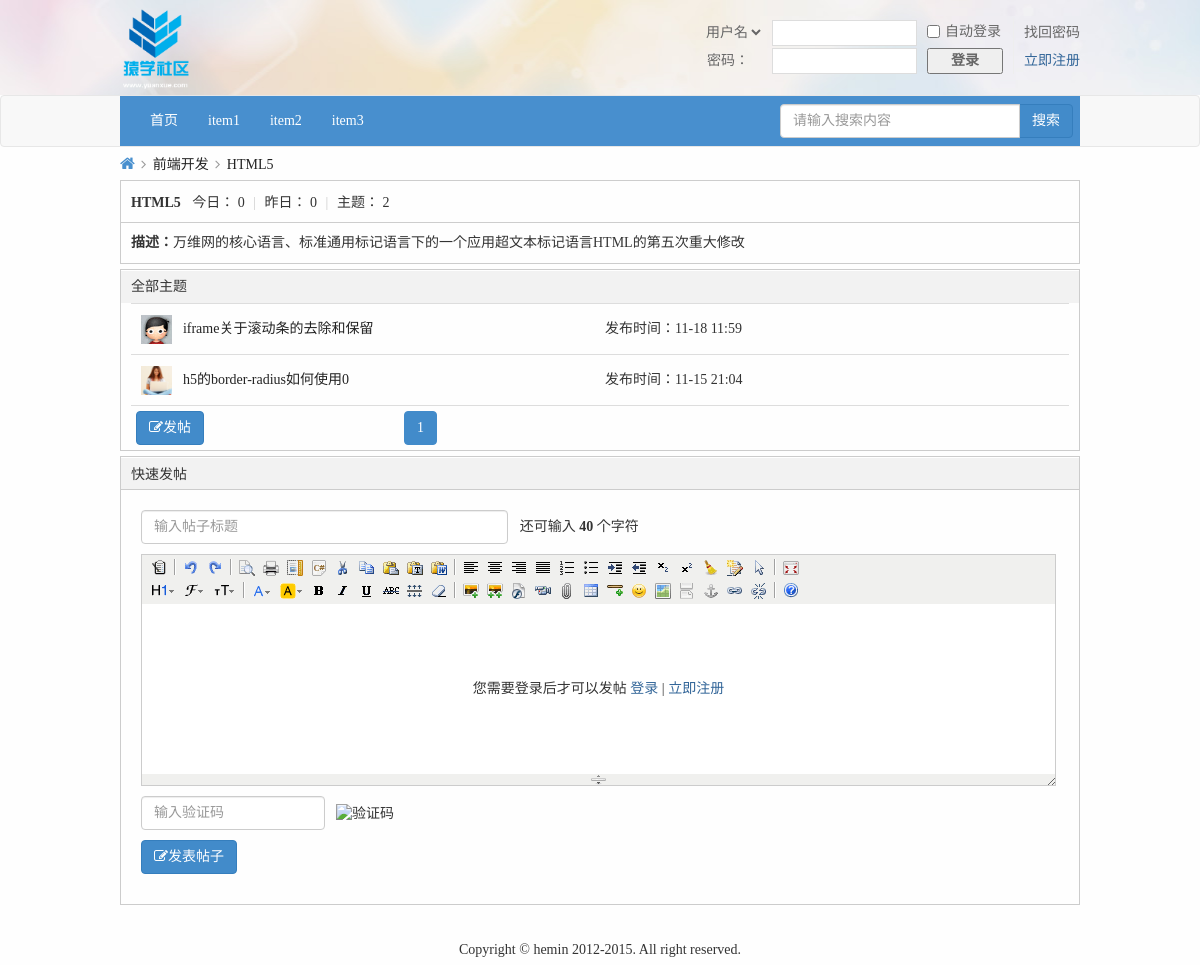
Page /sModuleList.php?sid=1 on the earlier database version.
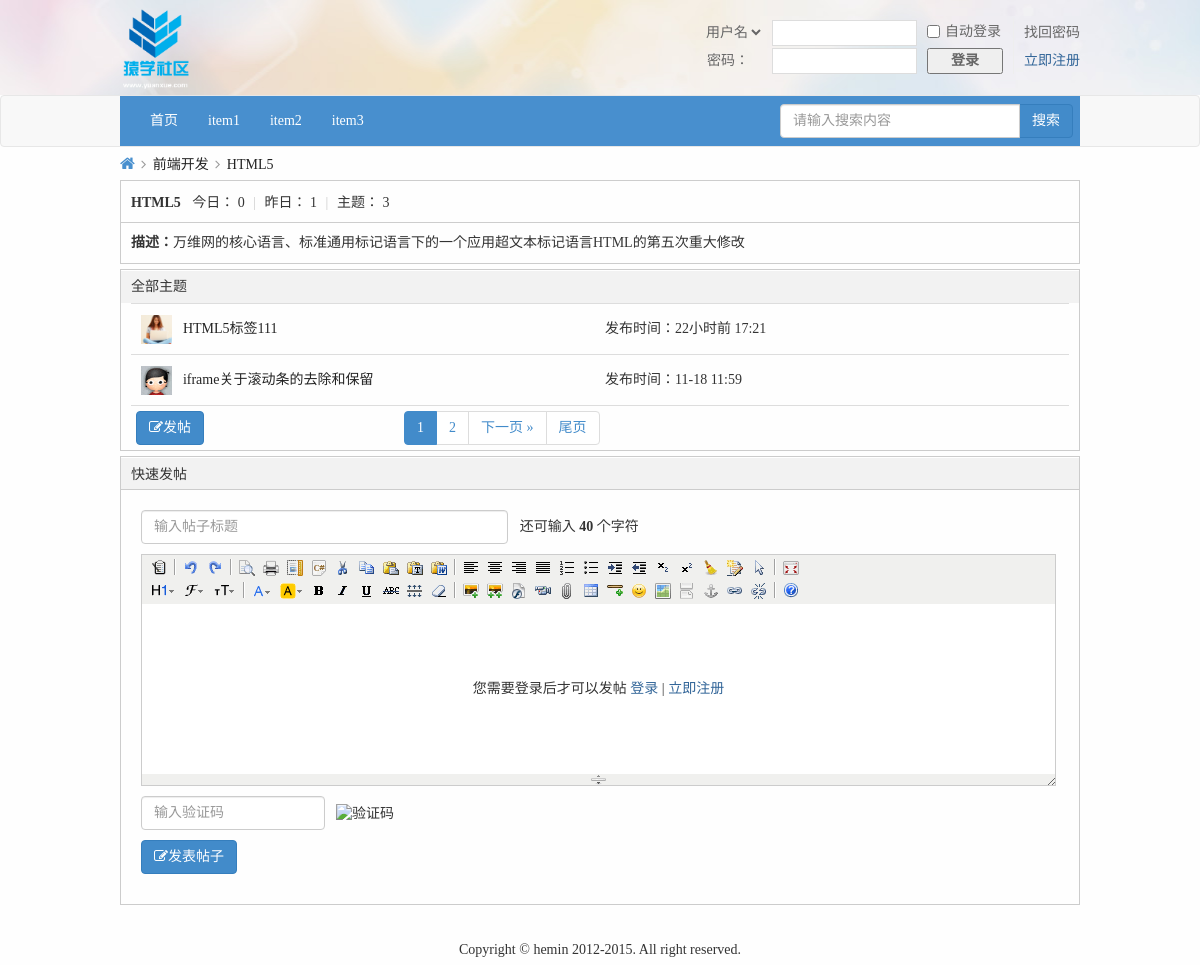
Same page on the later database version.
### tables this page shows
CREATE TABLE IF NOT EXISTS `post` (
  `postId` int(11) NOT NULL AUTO_INCREMENT COMMENT '帖子id',
  `postTitle` varchar(200) NOT NULL COMMENT '帖子标题',
  `postContent` varchar(2000) NOT NULL COMMENT '帖子内容',
  `postTime` datetime NOT NULL COMMENT '发帖时间',
  `tsmoduleId` int(11) NOT NULL COMMENT '所属子版块的id',
  `times` int(11) NOT NULL COMMENT '浏览次数',
  `postuid` int(11) NOT NULL COMMENT '发帖人id',
  `isTop` int(11) NOT NULL DEFAULT '0' COMMENT '是否置顶',
  `isBoutique` int(11) NOT NULL DEFAULT '0' COMMENT '是否加精',
  `updateTime` datetime NOT NULL COMMENT '当前条帖子有回复就更新',
  PRIMARY KEY (`postId`)
);

CREATE TABLE IF NOT EXISTS `user` (
  `id` int(20) NOT NULL AUTO_INCREMENT COMMENT '唯一标识符',
  `name` varchar(200) NOT NULL COMMENT '用户名称',
  `psw` varchar(200) NOT NULL COMMENT '用户密码',
  `sex` varchar(200) NOT NULL DEFAULT '未填写' COMMENT '用户性别',
  `email` varchar(200) NOT NULL COMMENT '邮箱地址',
  `qq` varchar(200) NOT NULL DEFAULT '未填写' COMMENT '用户qq',
  `photo` varchar(200) NOT NULL COMMENT '用户头像',
  `level` int(11) NOT NULL DEFAULT '0' COMMENT '用户权限',
  `reallyName` varchar(200) NOT NULL DEFAULT '未填写' COMMENT '用户真实姓名',
  `birthday` varchar(200) NOT NULL DEFAULT '未填写' COMMENT '用户生日',
  `homeplace` varchar(200) NOT NULL DEFAULT '未填写' COMMENT '用户出生地',
  `bloodType` varchar(200) NOT NULL DEFAULT '未填写' COMMENT '用户血型',
  `fixedTel` varchar(200) NOT NULL DEFAULT '未填写' COMMENT '用户固定电话',
  `phone` varchar(200) NOT NULL DEFAULT '未填写' COMMENT '用户电话',
  `website` varchar(200) NOT NULL DEFAULT 'http://' COMMENT '用户主页',
  `school` varchar(200) NOT NULL DEFAULT '未填写' COMMENT '用户毕业学校',
  `degree` varchar(200) NOT NULL DEFAULT '未填写' COMMENT '用户学历',
  `company` varchar(200) NOT NULL DEFAULT '未填写' COMMENT '用户公司',
  `profession` varchar(200) NOT NULL DEFAULT '未填写' COMMENT '用户职业',
  `job` varchar(200) NOT NULL DEFAULT '未填写' COMMENT '用户职位',
  `income` varchar(200) NOT NULL DEFAULT '未填写' COMMENT '用户年收入',
  `registerTime` datetime NOT NULL COMMENT '注册时间',
  `lastLogin` datetime NOT NULL COMMENT '最后一次登录时间',
  PRIMARY KEY (`id`)
);

### inc/mysql.func.php (called while the page is built, shortened)
<?php
    function execute($link, $sql){
        $result = mysqli_query($link, $sql);
        return $result;
    }
    function nums($link, $sql){
        return mysqli_num_rows(execute($link, $sql));
    }
    function fetch_array($result){
        return mysqli_fetch_assoc($result);
    }
?>

### sModuleList.php (the view, shortened to what the changed rows need)
<!DOCTYPE html>
<html lang="en">
<head>
    <link rel="stylesheet" href="font/css/font-awesome.min.css">
    <link rel="stylesheet" href="css/bootstrap/css/bootstrap.min.css">
    <link rel="stylesheet" href="css/common.css">
    <link rel="stylesheet" href="css/pModuleList.css">
    <link rel="stylesheet" href="css/sModuleList.css">
</head>
<?php
    $link = connect();
    $sql_sel = "select * from sub_Module where sid={$_GET['sid']}";
    $result_sel = execute($link, $sql_sel);
    $data_sm = fetch_array($result_sel);
    $post_total = "select * from post where tsmoduleId={$_GET['sid']}";
    $sm_total = nums($link, $post_total);
    $data_page = page($sm_total, 2);
    $post_total = "select * from post where tsmoduleId={$_GET['sid']} order by postId DESC {$data_page['limit']}";
    $res_total = execute($link, $post_total);
    $post_total_today = "select * from post where tsmoduleId={$_GET['sid']} and date_format(postTime,'%Y-%m-%d')=curdate()";
    $ptotal_today = nums($link, $post_total_today);
    $post_total_yesterday = "select * from post where tsmoduleId={$_GET['sid']} and date_format(postTime,'%Y-%m-%d')=DATE_SUB(curdate(),INTERVAL 1 DAY)";
    $ptotal_yesterday = nums($link, $post_total_yesterday);
?>
<body>
<div class="container" style="width: 990px;">
    <div class="pm-wrap">
        <div class="pm">
            <strong><?php echo $data_sm['smoduleName'];?></strong>
            <em>今日：</em>
            <em><?php echo $ptotal_today;?></em>
            <span class="pipe">|</span>
            <em>昨日：</em>
            <em><?php echo $ptotal_yesterday;?></em>
            <span class="pipe">|</span>
            <em>主题：</em>
            <em><?php echo $sm_total;?></em>
        </div>
    </div>
    <div class="plist">
        <div class="pm-sm-top">
            <h2>全部主题</h2>
        </div>
        <div class="plist-row">
            <table class="table table-condensed table-hover" id="plist-table">
                <?php
                if ($sm_total) {
                    while ($data_sm_post = fetch_array($res_total)) {
                        $smu = "select * from user,sub_module where id={$data_sm_post['postuid']} and sid={$data_sm_post['tsmoduleId']}";
                        $data_smu = fetch_array(execute($link, $smu));
                        $url = "";
                        if (!empty($data_smu['photo'])) {
                            $url = $data_smu['photo'];
                        } else {
                            $url = "img/noavatar_small.gif";
                        }
                        ?>
                        <tr>
                            <td class="ltd1" style="padding-left: 10px;">
                                <a href="userProfile.php?uid=<?php echo $data_smu['id']; ?>">
                                    <img src="<?php echo $url; ?>" alt="发帖人" title="<?php echo $data_smu['name']; ?>" width="31" height="29">
                                </a>
                            </td>
                            <td class="ltd2">
                                <a href="postShow.php?postId=<?php echo $data_sm_post['postId'];?>&sid=<?php echo $data_smu['sid'];?>" title="<?php echo $data_sm_post['postTitle'];?>">
                                    <?php echo $data_sm_post['postTitle']; ?>
                                </a>
                            </td>
                            <td class="ltd3">发布时间：<?php echo tranTime(strtotime($data_sm_post['postTime'])); ?></td>
                            <td class="ltd4"><a href="#"></a></td>
                        </tr>
                    <?php }
                }else{
                    echo "<tr><td colspan='4'>暂无帖子...</td></tr>";
                }
                ?>
                <tr>
                    <td colspan="4">
                        <ul class="pagination" style="display: inline; margin: 0;padding: 0;">
                            <?php
                                echo $data_page['html'];
                            ?>
                        </ul>
                    </td>
                </tr>
            </table>
        </div>
    </div>
    <div class="fastpub">
        <div class="fastpub-h">
            <h2>快速发帖</h2>
        </div>
    </div>
</div>
</body>
</html>

### inc/global.func.php (shortened to what the changed rows need)
<?php
    function page($count,$page_size,$num_btn=10,$page='page'){
        $page_num_all=ceil($count/$page_size);
        $start=($_GET[$page]-1)*$page_size;
        $limit="limit {$start},{$page_size}";
        $current_url=$_SERVER['REQUEST_URI'];
        $arr_current=parse_url($current_url);
        $current_path=$arr_current['path'];
        $url='';
        if(isset($arr_current['query'])){
            parse_str($arr_current['query'],$arr_query);
            unset($arr_query[$page]);
            if(empty($arr_query)){
                $url="{$current_path}?{$page}=";
            }else{
                $other=http_build_query($arr_query);
                $url="{$current_path}?{$other}&{$page}=";
            }
        }else{
            $url="{$current_path}?{$page}=";
        }
        $html=array();
        if($num_btn>=$page_num_all){
            for($i=1;$i<=$page_num_all;$i++){
                if($_GET[$page]==$i){
                    $html[$i]="<li class='active'><a href='#'>{$i}</a></li>";
                }else{
                    $html[$i]="<li><a href='{$url}{$i}'>{$i}</a></li>";
                }
            }
        }
        if($_GET[$page]!=$page_num_all){
            $next=$_GET[$page]+1;
            array_push($html,"<li><a href='{$url}{$next}'>下一页 »</a></li><li><a href='{$url}{$page_num_all}'>尾页</a></li>");
        }
        $html=implode(' ',$html);
        $data=array(
            'limit'=>$limit,
            'html'=>$html,
            'totalPage'=>$page_num_all
        );
        return $data;
    }
    function tranTime($time) {
        $rtime = date("m-d H:i",$time);
        $htime = date("H:i",$time);
        $time = time() - $time;
        if ($time < 60) {
            $str = '刚刚';
        }
        elseif ($time < 60 * 60) {
            $min = floor($time/60);
            $str = $min.'分钟前';
        }
        elseif ($time < 60 * 60 * 24) {
            $h = floor($time/(60*60));
            $str = $h.'小时前 '.$htime;
        }
        elseif ($time < 60 * 60 * 24 * 3) {
            $d = floor($time/(60*60*24));
            if($d==1)
                $str = '昨天 '.$rtime;
            else
                $str = '前天 '.$rtime;
        }
        else {
            $str = $rtime;
        }
        return $str;
    }
?>

Differences in the rows shown:
no longer on this page (row edited): post: user.photo (picture), postTitle "h5的border-radius如何使用0", postTime "11-15 21:04"
added post: user.photo (picture), postTitle "HTML5标签111", postTime "22小时前 17:21"
Other differences:
$ptotal_yesterday: "0" → "1"
$sm_total: "2" → "3"
$data_page['html']: (not shown) → "下一页 » 尾页"
